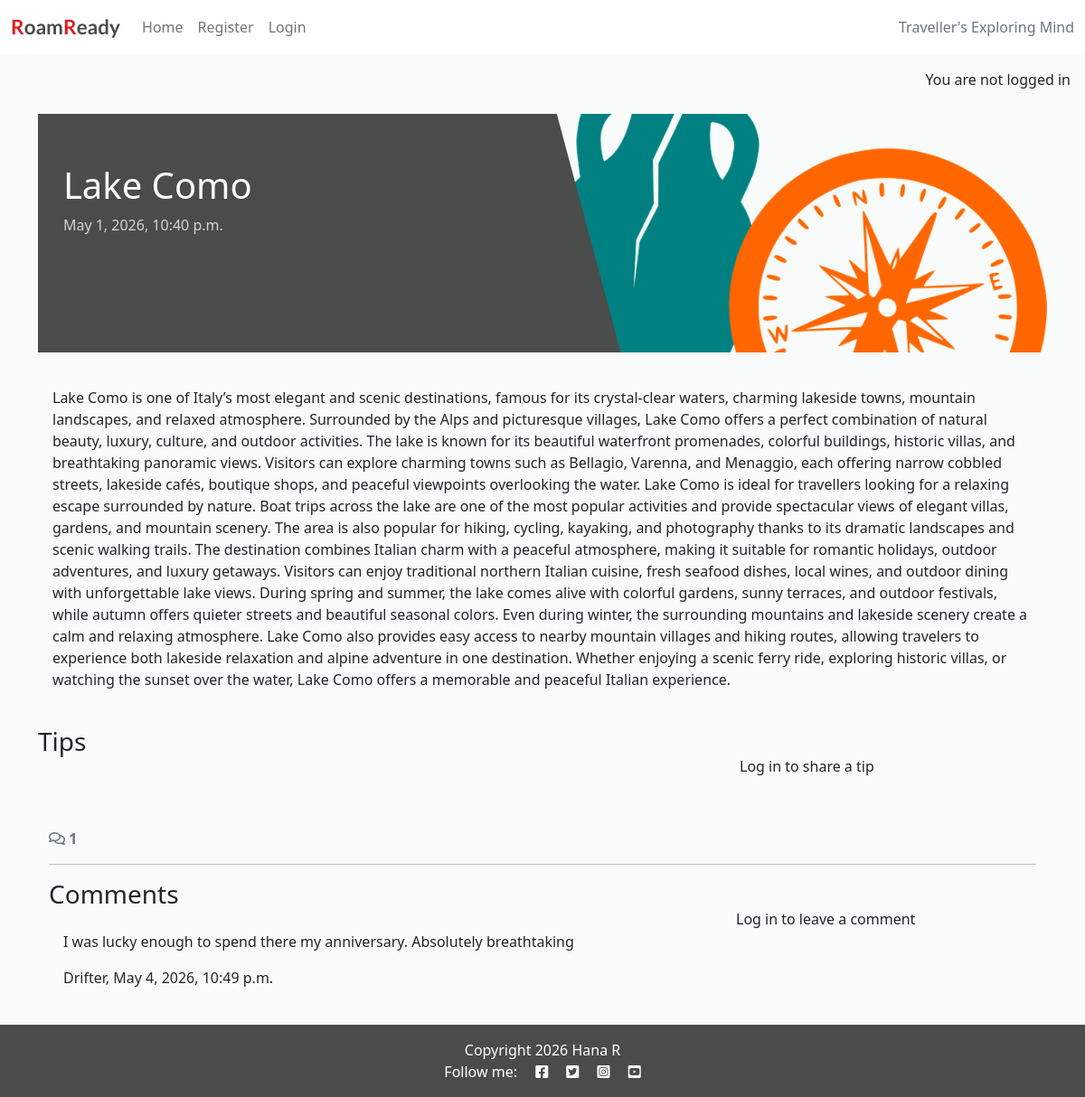
Page /10/ on the committed database.
### destinations/models.py (models this page shows, shortened)
class Destination(models.Model):
    name = models.CharField(max_length=100)
    country = CountryField()
    category = models.CharField(max_length=50)
    featured_image = CloudinaryField('image', default='placeholder')
    description = models.TextField()
    created_on = models.DateTimeField(auto_now_add=True)
    status = models.IntegerField(choices=STATUS, default=1)
    class Meta:
        ordering = ['-created_on', 'country', 'category']

class Comment(models.Model):
    destination = models.ForeignKey(Destination, on_delete=models.CASCADE, related_name="comments")
    user = models.ForeignKey(User, on_delete=models.CASCADE, related_name="comments", null=True, blank=True)
    text = models.TextField()
    created_on = models.DateTimeField(auto_now_add=True)
    approved = models.BooleanField(default=False)

### destinations/views.py (the view, shortened to what this page needs)
# urls.py: path('<int:pk>/', views.destination_detail, name='destination_detail'),
def destination_detail(request, pk):
    destination = get_object_or_404(Destination, pk=pk)
    comments = destination.comments.all().order_by("-created_on")
    comment_count = destination.comments.filter(approved=True).count()
    tips = destination.tips.all().order_by("tip_type")
    comment_form = CommentForm()
    tip_form = TipForm()
    return render(
        request,
        "destinations/destination_detail.html",
        {"destination": destination,
         "comments":comments,
         "comment_count": comment_count,
         "comment_form": comment_form,
         "tip_form": tip_form
         },
    )

### destinations/templates/destinations/destination_detail.html (shortened to what this page needs)
{% extends 'base.html' %} {% block content %}
{% load static %}
{% load crispy_forms_tags %}
<div class="masthead">
    <div class="container">
        <div class="row g-0">
            <div class="col-md-6 masthead-text">
                <h1 class="destination-title">{{ destination.name }}</h1>
                <p class="destination-subtitle">{{ destination.created_on }}</p>
            </div>
            <div class="d-none d-md-block col-md-6 masthead-image">
                 {% if destination.featured_image and destination.featured_image.url %}
                            <img class="card-img-top rounded" src="{{ destination.featured_image.url }}" class="scale" alt="{{ destination.name }}">
                        {% else %}
                            <img class="card-img-top" src="{% static 'images/default.png' %}" alt="placeholder image">
                        {% endif %}
            </div>
        </div>
    </div>
</div>
<div class="container">
    <div class="row">
        <div class="col card mb-4  mt-3 left  top">
            <div class="card-body ">
                <p class="card-text">
                    {{ destination.description | safe }}
                </p>
            </div>
        </div>
    </div>
</div>
<div class="container">
    <div class="row">
        <div class="col-md-8">
            <h3>Tips</h3>
        </div>
        <div class="col-md-4">
            <div class="card mb-4 mt-3">
                <div class="card-body">
                    {% if user.is_authenticated %}
                    <h4>Add a tip</h4>
                    <p class="mb-2">Posting as: {{ user.username }}</p>
                    <form id="tipForm" method="post" style="margin-top: 1.3em;">
                        {% csrf_token %}
                        {{ tip_form | crispy }}
                        <button id="tipSubmitButton" type="submit" class="btn btn-signup btn-lg">Submit</button>
        </form>
        {% else %}
        <p>Log in to share a tip</p>
        {% endif %}
      </div>
        </div>
    </div>
</div>
<div class="container">
    <div class="row">
        <div class="col-12">
            <strong class="text-secondary">
                <i class="far fa-comments"></i> {{ comment_count }}
            </strong>
        </div>
        <div class="col-12">
            <hr>
        </div>
    </div>
    <div class="row">
        <div class="col-md-8">
            <h3 class="mb-0">Comments</h3>
            {% for comment in destination.comments.all %}
            <div class="card mb-2">
                <div class="card-body {% if not comment.approved and comment.user == user %}faded{% elif not comment.approved %}d-none{% endif %}">
                    <div id="comment{{ comment.id }}" class="card-id">{{ comment.text | linebreaks }}</div>
                    <p  class="card-text {% if not comment.approved and comment.user == user %}faded{% endif %}">{{ comment.user }}, {{ comment.created_on }}</p>
                </div>
            </div>
            {% empty %}
            <p class="text-muted">No comments yet</p>
            {% endfor %}
        </div>
        <div class="col-md-4">
            <div class="card mb-4 mt-3">
                <div class="card-body">
                    {% if user.is_authenticated %}
                    <h4>Leave a comment</h4>
                    <p class="mb-2">Posting as: {{ user.username }}</p>
                    <form id="commentForm" method="post" style="margin-top: 1.3em;">
                        {% csrf_token %}
                        {{ comment_form | crispy}}
                        <button id="commentSubmitButton" type="submit" class="btn btn-signup btn-lg">Submit</button>
                    </form>
                    {% else %}
                    <p>Log in to leave a comment</p>
                    {% endif %}
                </div>
            </div>
        </div>
    </div>
</div>
{% endblock content %}

### static/css/style.css (style rules this page uses)
body { background-color: #F9FBFB; }
.destination-title { margin-top: 10%; margin-left: 5%; }
.destination-subtitle { margin-left: 5%; color: lightgray; }
.main-bg { background-color: #F9FBFB; }
.card { border: none; background-color: transparent; overflow: hidden; }
.card-img-top { width: 100%; height: 300px; object-fit: cover; overflow: hidden; display: block; }
.masthead { margin-top: 10px; overflow: hidden; position: relative; display: inline-block; height: 33vh; width: 100%; }
.masthead-text { background-color: #4A4C4C; color: #FFFEFF; position: relative; }
.masthead-image { position: relative; overflow: hidden; }
.masthead-image:after { content: ""; position: absolute; top: 0; right: 90%; height: 100%; width: 150%; background: #4A4C4C; -webkit-transform: skew(15deg); -moz-transform: skew(15deg); transform: skew(15deg); z-index: 100; }

### rows in the picture
Destination: name "Lake Como", created_on "May 1, 2026, 10:40 p.m.", description "Lake Como is one of Italy’s most elegant and scenic destinations, famous for its crystal-clear waters, charming lakeside towns, mountain landscapes, and relaxed atmosphere. Surrounded by the Alps and picturesque villages, Lake Como offers a perfect combination of natural beauty, luxury, culture, and outdoor activities. The lake is known for its beautiful waterfront promenades, colorful buildings, historic villas, and breathtaking panoramic views. Visitors can explore charming towns such as Bellagio, Varenna, and Menaggio, each offering narrow cobbled streets, lakeside cafés, boutique shops, and peaceful viewpoints overlooking the water. Lake Como is ideal for travellers looking for a…"
Comment: text "I was lucky enough to spend there my anniversary. Absolutely breathtaking", user "Drifter", created_on "May 4, 2026, 10:49 p.m."

### other values in the picture
{{ comment_count }} "1"
